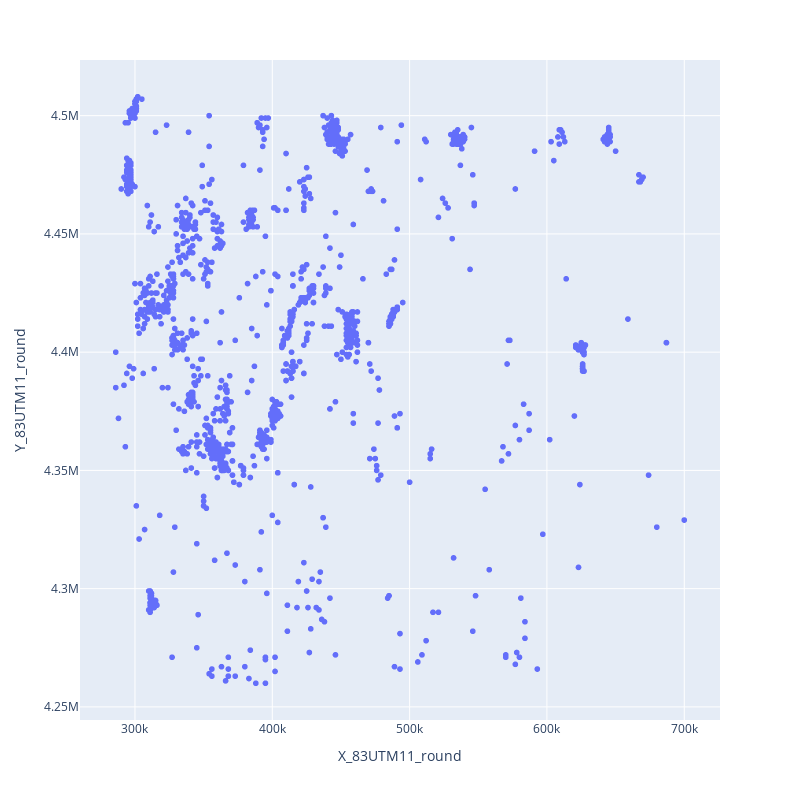

Notebook code for this chart:
### Code cell
px.scatter(locs, x='X_83UTM11_round', y='Y_83UTM11_round', width=800, height=800)

### Figure 1 — Plotly figure (JSON) as saved in the notebook; plotly's stock layout.template omitted (floating-point values rounded to 4 significant figures; data arrays with more than 128 entries replaced by an {"elided": "..."} marker saying what was removed)
{"data": [{"hovertemplate": "X_83UTM11_round=%{x}<br>Y_83UTM11_round=%{y}<extra></extra>", "legendgroup": "", "marker": {"color": "#636efa", "symbol": "circle"}, "mode": "markers", "name": "", "showlegend": false, "type": "scattergl", "x": {"elided": "1502 float values"}, "xaxis": "x", "y": {"elided": "1502 float values"}, "yaxis": "y"}], "layout": {"height": 800, "legend": {"tracegroupgap": 0}, "margin": {"t": 60}, "width": 800, "xaxis": {"anchor": "y", "domain": [0, 1], "title": {"text": "X_83UTM11_round"}}, "yaxis": {"anchor": "x", "domain": [0, 1], "title": {"text": "Y_83UTM11_round"}}}}
